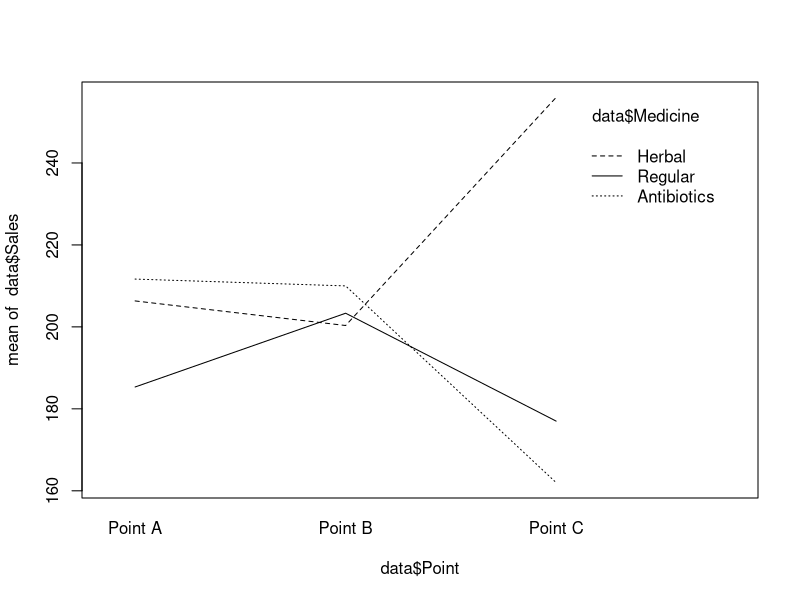

Recreate this plot in R.
# -------------------------------------------------------------------------------------
# Biostat Coursework
# Two-Way ANOVA
# -------------------------------------------------------------------------------------

# NOTE:
# The original dataset used in this analysis was provided as a part of a Biostatistics
# course and is not included here for academic integrity.
# The CSV file used in this script is local and not shared in this repository, thus
# synthetic data is included to preserve the structure of the original dataset.

# synthetic data
Medicine <- rep(c("Antibiotics", "Regular", "Herbal"), each = 9)
Point <- rep(c("Point A", "Point B", "Point C"), times = 3)
Sales <- round(rnorm(27, mean = 200, sd = 50))
data <- data.frame(Medicine = factor(Medicine), Point = factor(Point),
                   Sales = Sales)

# check data structure
nrow(data)
colnames(data)
str(data)
head(data)

# perform two-way ANOVA
anova_model <- aov(Sales ~ Medicine * Point, data = data)
summary(anova_model)

# interaction plot
interaction.plot(data$Point, data$Medicine, data$Sales)
